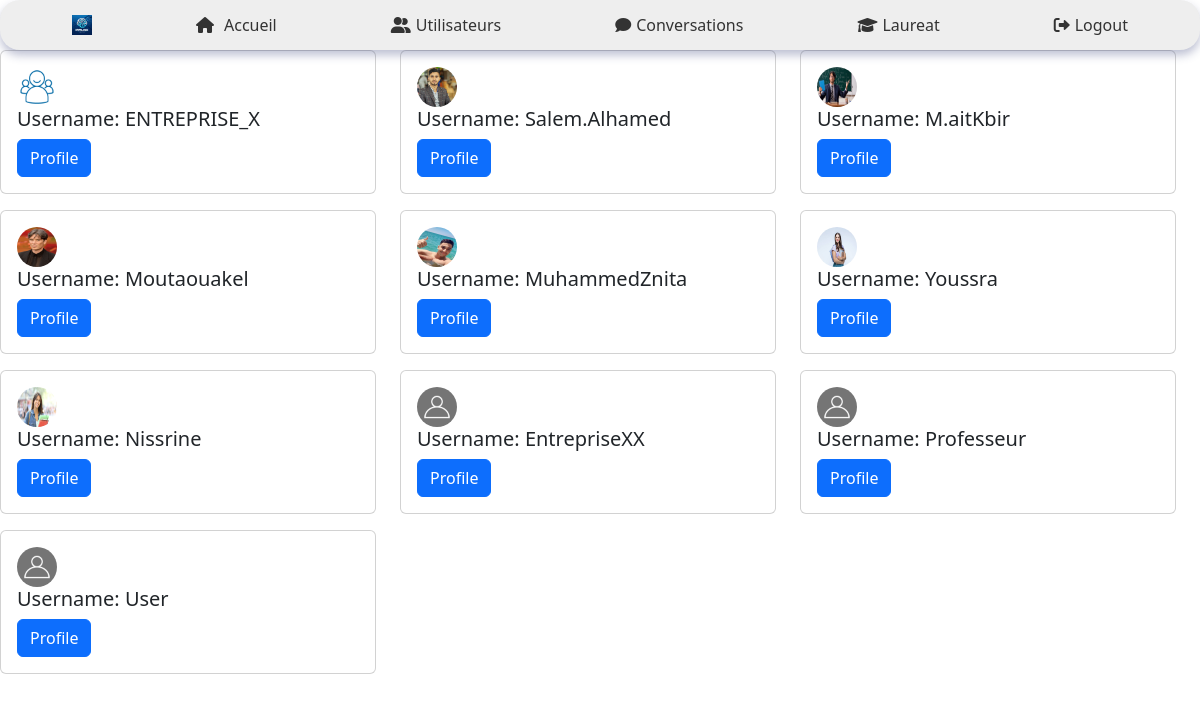
/profile_Lists/ (signed in), run on the app's committed database.
### myApp/models.py (models this page shows, shortened)
class Utilisateur(models.Model):
    CHOIX_ETAT_COMPTE = [
        ('active', 'Active'),
        ('bloque', 'Bloqué'),
        ('banni', 'Banni'),
    ]
    CHOIX_ETAT_PROFILE = [
        ('publique', 'Publique'),
        ('privee', 'Privée'),
    ]
    user = models.OneToOneField(User, related_name='utilisateur', null=True, on_delete=models.CASCADE)
    follows = models.ManyToManyField("self" , blank=True, symmetrical=False, related_name="followed_By")
    Nom_complet = models.CharField(max_length=100 , blank=True , null=True)
    Email_utilisateur = models.EmailField(max_length=100 , blank=True , null=True)
    Password_utilisateur = models.CharField(max_length=100 , blank=True , null=True)
    photo_profile = models.ImageField(upload_to='images/images/', default='images/images/defaultImage.jpg',blank=True, null=True)
    Description_profile  = models.TextField(max_length = 400 , null=True)
    Etat_compte = models.CharField(max_length=50, choices=CHOIX_ETAT_COMPTE, default='active')
    Etat_profile = models.CharField(max_length=50, choices=CHOIX_ETAT_PROFILE, default='publique')
    Nombre_amis = models.IntegerField(default=0)
    user_type = models.CharField(max_length=50, blank=True)
    bio = models.TextField(null=True, blank=True)
    image_back = models.ImageField(null=True, blank=True, upload_to="images/images/" , default='images/images/grey_pic.jpg')

### myApp/views.py (the view)
# urls.py: path('profile_Lists/', views.profile_Lists , name = 'profile_Lists'),
def profile_Lists(request):
    currentUser = request.user
    utilisateur = Utilisateur.objects.exclude(user = currentUser)
    return render(request , 'pages/profile_list.html', {"utilisateur": utilisateur} )

### templates/pages/profile_list.html
{% extends 'base.html' %}
{% load static %}
{% block content %}
<head>
  <link href="https://cdn.jsdelivr.net/npm/bootstrap@5.3.0-alpha1/dist/css/bootstrap.min.css" rel="stylesheet">
</head>
<div class="row">
  <div class="row">
    {% for user in utilisateur %}
    <div class="col-md-4">
      <div class="card mb-3">
        <div class="card-body">
          {% if user.photo_profile %}
          <img src="{{ user.photo_profile.url }}" class="rounded-circle mr-1" alt="img" width="40" height="40">
          {% else %}
          <img src="{% static 'images/images/defaultImage.jpg' %}" class="rounded-circle mr-1" alt="img" width="40" height="40">
          {% endif %}
          <h5 class="card-title">Username: {{ user.Nom_complet }}</h5>
          <a href="{% url 'profileWithId' id=user.id %}" class="btn btn-primary">Profile</a>
        </div>
      </div>
    </div>
    {% endfor %}
  </div>
</div>
{% endblock %}

### data on the page
Utilisateur: photo_profile (picture), Nom_complet "ENTREPRISE_X"
Utilisateur: photo_profile (picture), Nom_complet "Salem.Alhamed"
Utilisateur: photo_profile (picture), Nom_complet "M.aitKbir"
Utilisateur: photo_profile (picture), Nom_complet "Moutaouakel"
Utilisateur: photo_profile (picture), Nom_complet "MuhammedZnita"
Utilisateur: photo_profile (picture), Nom_complet "Youssra"
Utilisateur: photo_profile (picture), Nom_complet "Nissrine"
Utilisateur: photo_profile (placeholder picture), Nom_complet "EntrepriseXX"
Utilisateur: photo_profile (placeholder picture), Nom_complet "Professeur"
Utilisateur: photo_profile (placeholder picture), Nom_complet "User"
